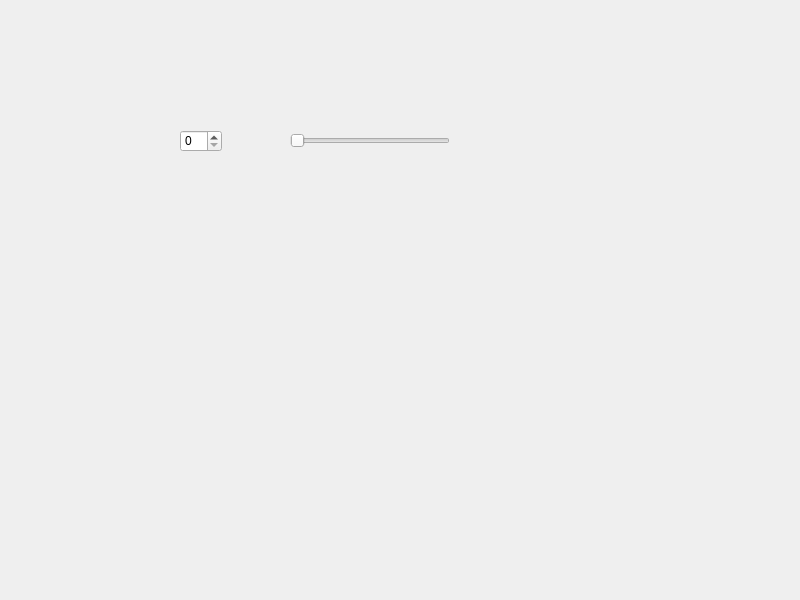
<?xml version="1.0" encoding="UTF-8"?>
<ui version="4.0">
 <class>Widget</class>
 <widget class="QWidget" name="Widget">
  <property name="geometry">
   <rect>
    <x>0</x>
    <y>0</y>
    <width>800</width>
    <height>600</height>
   </rect>
  </property>
  <property name="windowTitle">
   <string>Widget</string>
  </property>
  <widget class="QSpinBox" name="spinBox">
   <property name="geometry">
    <rect>
     <x>180</x>
     <y>130</y>
     <width>42</width>
     <height>22</height>
    </rect>
   </property>
  </widget>
  <widget class="QSlider" name="horizontalSlider">
   <property name="geometry">
    <rect>
     <x>290</x>
     <y>130</y>
     <width>160</width>
     <height>22</height>
    </rect>
   </property>
   <property name="orientation">
    <enum>Qt::Orientation::Horizontal</enum>
   </property>
  </widget>
 </widget>
 <resources/>
 <connections>
  <connection>
   <sender>spinBox</sender>
   <signal>valueChanged(int)</signal>
   <receiver>horizontalSlider</receiver>
   <slot>setValue(int)</slot>
   <hints>
    <hint type="sourcelabel">
     <x>209</x>
     <y>142</y>
    </hint>
    <hint type="destinationlabel">
     <x>312</x>
     <y>145</y>
    </hint>
   </hints>
  </connection>
 </connections>
</ui>
